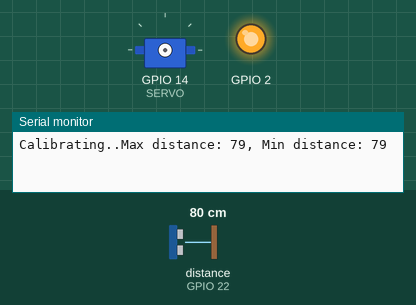
Simulated run of this sketch. Board: ESP32. On the bench: servo, output pins drawn as LEDs (lit = HIGH), the last lines printed to the serial monitor. Wiring (inferred from the names in the program): ultrasonic range finder: trigger GPIO 23; echo GPIO 22. The test bench sets the inputs (shaded band); at power-on: distance to the obstacle (sensor on GPIO 22) 80 cm. The echo pulse lasts 58.3 µs per cm; pins used as bus, display or sensor lines are not drawn.

Above: at 0.1 s.
At 10.2 s:
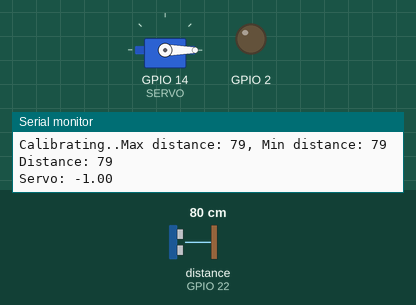
Timing chart, 0 to 11.7 s (numbered marks = the images above):
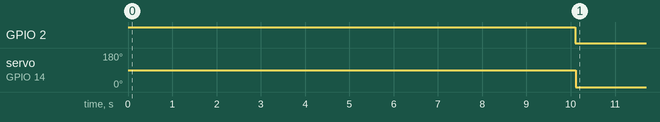

The sketch:

611.ino
```cpp
#include <ESP32Servo.h>

#define SERVO 14
#define TRIGGER 23
#define ECHO 22

long maxDistance = 0;
long minDistance = 1000;
Servo servo;
float servoOut;

void setup() {
  Serial.begin(9600);
  pinMode(TRIGGER, OUTPUT);
  pinMode(ECHO, INPUT);
  pinMode(2, OUTPUT);

  digitalWrite(2, HIGH);

  for(int i = 0; i < 10; i++) {
    Serial.print("Calibrating..");

    //max
    digitalWrite(TRIGGER, LOW);
    delayMicroseconds(2);
    digitalWrite(TRIGGER, HIGH);
    delayMicroseconds(10);
    digitalWrite(TRIGGER, LOW);

    long duration = pulseIn(ECHO, HIGH);
    long distance = duration * 0.034 / 2;

    if(distance > maxDistance && distance <= 100) {
      maxDistance = distance;
    }

    //min
    digitalWrite(TRIGGER, LOW);
    delayMicroseconds(2);
    digitalWrite(TRIGGER, HIGH);
    delayMicroseconds(10);
    digitalWrite(TRIGGER, LOW);

    duration = pulseIn(ECHO, HIGH);
    distance = duration * 0.034 / 2;

    if(distance < minDistance && distance >= 4) {
      minDistance = distance;
    }

    Serial.print("Max distance: ");
    Serial.print(maxDistance);
    Serial.print(", Min distance: ");
    Serial.println(minDistance);

    delay(1000);
  }

  servo.setPeriodHertz(50);
  servo.attach(SERVO, 500, 2400);

  digitalWrite(2, LOW);
}

void loop() {
  digitalWrite(TRIGGER, LOW);
  delayMicroseconds(2);
  digitalWrite(TRIGGER, HIGH);
  delayMicroseconds(10);
  digitalWrite(TRIGGER, LOW);

  long duration = pulseIn(ECHO, HIGH);
  long distance = duration * 0.034 / 2;

  Serial.print("Distance: ");

  if(distance > maxDistance){
    distance = maxDistance;
  }

  if(distance < minDistance){
    distance = minDistance;
  }

  Serial.println(distance);

  servoOut = map(distance, minDistance, maxDistance, 0, 180);

  Serial.print("Servo: ");
  Serial.println(servoOut);

  servo.write(servoOut);

  delay(100);
}
```

Measured:
- by itself, servo on GPIO 14 (SERVO): 90° → 0° at 10.1 s
